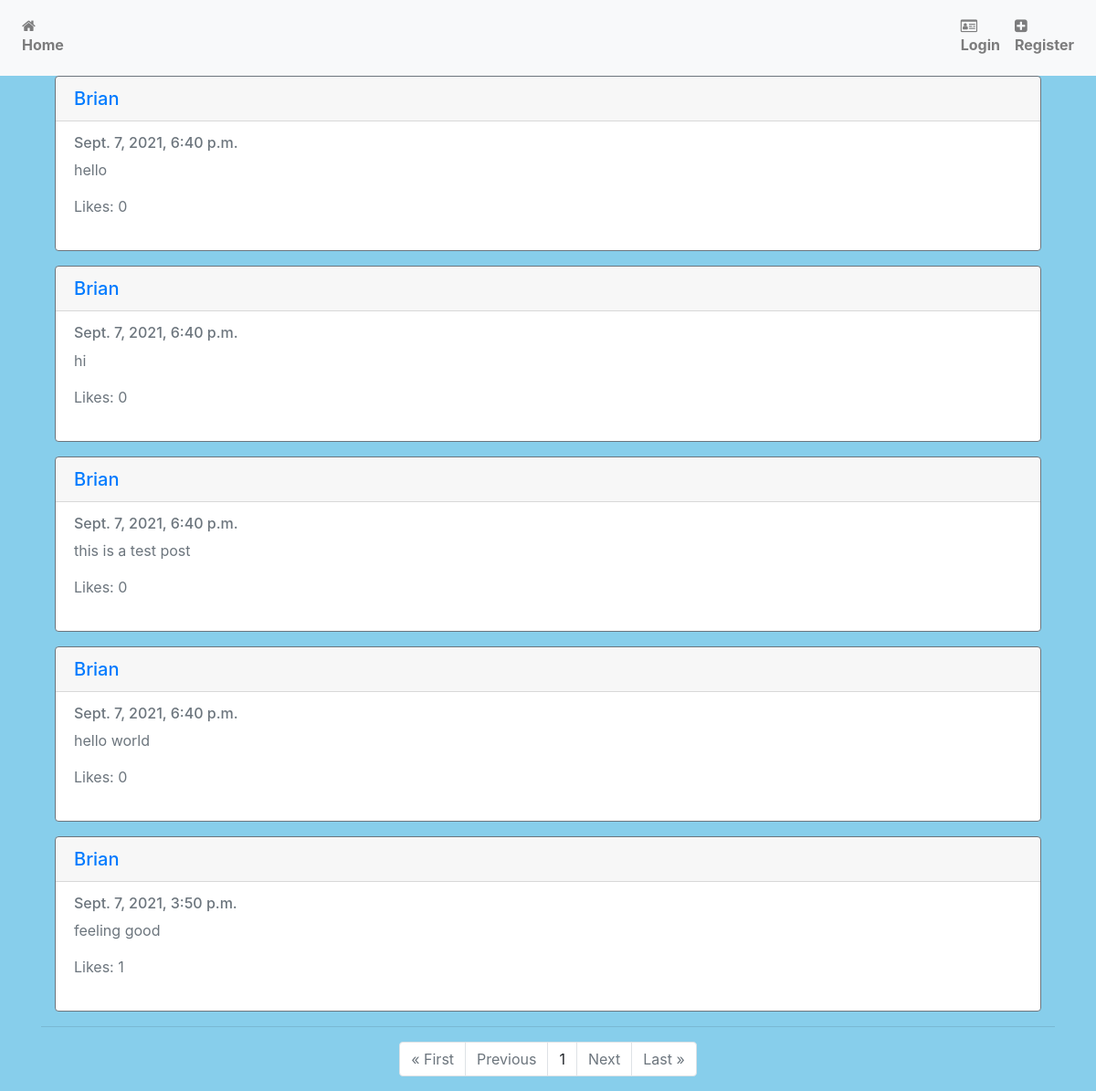
/following/david, run on the app's committed database.
### network/models.py (models this page shows, shortened)
class Post(models.Model):
    content = models.CharField(max_length=255)
    user = models.ForeignKey('User', on_delete=models.CASCADE, related_name='writer')
    date = models.DateTimeField(default=datetime.now())
    liked = models.ManyToManyField('User', default=None, blank=True, related_name='post_likes')

class User(AbstractUser):
    pass

### network/views.py (the view)
# urls.py: path("following/<str:username>", views.following, name="following"),
def following(request, username):
    if request.method == 'GET':
        currentuser = get_object_or_404(User, username=username)
        follows = Profile.objects.filter(follower=currentuser)
        posts = Post.objects.all().order_by('id').reverse()
        postlist = []
        for p in posts:
            for follower in follows:
                if follower.target == p.user:
                    postlist.append(p)
        if not follows:
            return render(request, 'network/following.html', {'message': "Opps! You don't follow anybody."})
        paginator = Paginator(postlist, 10)
        page_number = request.GET.get('page')
        page_obj = paginator.get_page(page_number)
        return render(request, 'network/following.html', {'page_obj':page_obj})

### network/templates/network/following.html (shortened to what this page needs)
{% extends "network/layout.html" %}
{% load static %}
{% block body %}
    <div class="container">
        {% for post in page_obj %}
        <div class="card border-secondary mb-3">
            <h5 class="card-header"><a href="{% url 'profile' username=post.user %}">{{post.user|title}}</a></h5>
            <div class="card-body text-secondary">
                <h6 class="card-subtitle mb-2 text-muted">{{post.date}}</h6>
                <p class="card-text">{{post.content}}</p>
                {% if user.is_authenticated %}
                {% if request.user in post.liked.all %}
                <a class="likebutton" href="#" data-catid="{{ post.id }}" id="{{post.id}}" data-total="{{post.liked.all.count}}"  data-value="Unlike" value="submit"><i class="fa fa-heart" id="heart{{post.id}}" style="margin-right: 4px; color:red;"></i><span id="liked{{post.id}}">{{post.liked.all.count}}</span></a>
                {% else %}
                <a class="likebutton" href="#" data-catid="{{ post.id }}" id="{{post.id}}" data-total="{{post.liked.all.count}}"  data-value="Like" value="submit"><i class="fa fa-heart" id="heart{{post.id}}" style="margin-right: 4px; color:black;"></i><span id="liked{{post.id}}">{{post.liked.all.count}}</span></a>
                {% endif %}
                {% else %}
                    <p>Likes: {{post.liked.all.count}}</p>
                {% endif %}
            </div>
        </div>
        {% endfor %}
    </div>
    <hr>
    {% if not message %}
    <div class="container">
        <ul class="pagination justify-content-center">
            {% if page_obj.has_previous %}
                <li class="page-item"><a href="?page=1" class="page-link">&laquo; First</a></li>
                <li class="page-item"><a href="?page={{ page_obj.previous_page_number }}" class="page-link">Previous</a></li>
            {% else %}
            <li class="page-item disabled"><a class="page-link">&laquo; First</a></li>
            <li class="page-item disabled"><a class="page-link">Previous</a></li>
            {% endif %}
            {% if page_obj.number %}
            <li class="page-item"><a class="page-link">{{ page_obj.number }}</a></li>
            {% else %}
            <li class="page-item"><a class="page-link">0</a></li>
            {% endif %}
            {% if page_obj.has_next %}
            <li class="page-item"><a href="?page={{ page_obj.next_page_number }}" class="page-link">Next</a></li>
            <li class="page-item"><a href="?page={{ page_obj.paginator.num_pages }}" class="page-link">Last &raquo;</a></li>
            {% else %}
            <li class="page-item disabled"><a class="page-link">Next</a></li>
            <li class="page-item disabled"><a class="page-link">Last &raquo;</a></li>
            {% endif %}
        </ul>
    </div>
    {% endif %}
{% endblock %}

### network/static/network/styles.css (style rules this page uses)
body { background-color: skyblue; }

### data on the page
Post: user "Brian", date "Sept. 7, 2021, 6:40 p.m.", content "hello", liked.all.count "0"
Post: user "Brian", date "Sept. 7, 2021, 6:40 p.m.", content "hi", liked.all.count "0"
Post: user "Brian", date "Sept. 7, 2021, 6:40 p.m.", content "this is a test post", liked.all.count "0"
Post: user "Brian", date "Sept. 7, 2021, 6:40 p.m.", content "hello world", liked.all.count "0"
Post: user "Brian", date "Sept. 7, 2021, 3:50 p.m.", content "feeling good", liked.all.count "1"

### other printed values
{{ page_obj.number }} "1"
